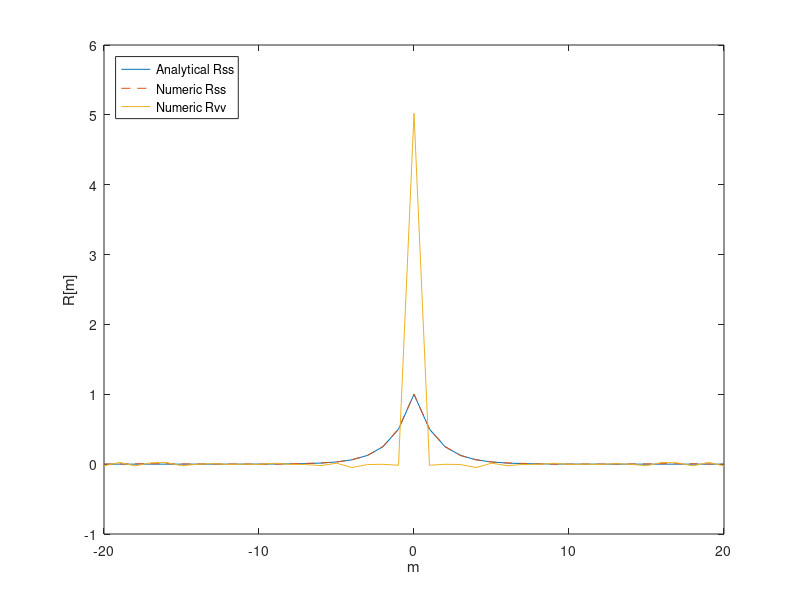
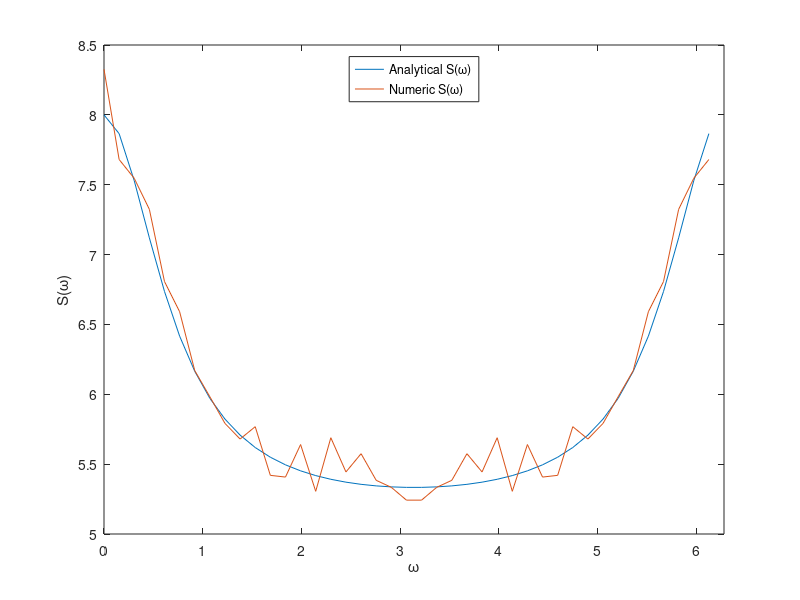

MATLAB code for these plots, in order:
% Problem 3 parts b and c
i = randn(100000, 1); % Create the random array
q = sqrt(3/4) * i; % Modify i according to our written solution.
L_b = 1;
L_a = [1 -0.5];
s = filter(L_b, L_a, q); % Filter the signal. This step is important to obtaining the value Rss.
v = sqrt(5) * randn(100000,1); % V is just a constant so it needs less work.
x = s + v;
[Rss, lags] = xcorr(s,20,'unbiased'); % Find the correlations. Use R(ss/vv/xx) for the numeric solutions,
[Rvv, lags] = xcorr(v,20,'unbiased'); % and use modifications of lags for theanalytic solutions.
[Rxx, lags] = xcorr(x,20,'unbiased');
figure(1);
plot(lags, 2.^-abs(lags)); % Analytic Rss
hold on; plot(lags, Rss,'--'); hold off; % Numeric Rss
hold on; plot(lags, Rvv); hold off; % Numeric Rvv
legend('Analytical Rss', 'Numeric Rss', 'Numeric Rvv', 'Location','NorthWest');
xlabel('m');
ylabel('R[m]');
figure(2);
Sxx = abs(fft(Rxx)); % This is used to plot the numeric Rxx which is now Sxx
omega = linspace(0,2*pi*(length(Sxx)-1)/length(Sxx), length(Sxx));
z = exp(j.*omega); % It's more convenient to plot the z than the omega.
% We can just plot the z's to get an analytic solution
plot(omega, abs((5 - 14*z.^(-1) + 5*z.^(-2)) ./ (1 - 5/2*z.^(-1) + z.^(-2))));
% Or we can plot Sxx for the numeric solution.
hold on; plot(omega, Sxx); hold off;
legend('Analytical S(\omega)', 'Numeric S(\omega)', 'Location', 'North');
xlim([0 2*pi]);
xlabel('\omega');
ylabel('S(\omega)');